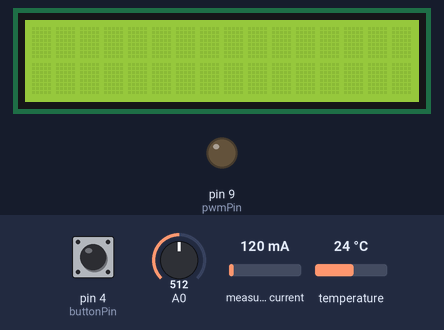
Simulated run of this sketch. Board: Arduino Uno, built with avr-gcc and run on an emulated ATmega328P. Shown: 16×2 character LCD, output pins drawn as LEDs (lit = HIGH). The test bench sets the inputs (shaded band); at power-on: pin 4 (buttonPin) HIGH, A0 = 512, measured current 120 mA, temperature 24 °C. What the sketch prints to the serial monitor is not drawn.

Above: at 1.2 s.
1.3 s: pin 4 (buttonPin) pulled LOW for 1.25 s
At 2.3 s:
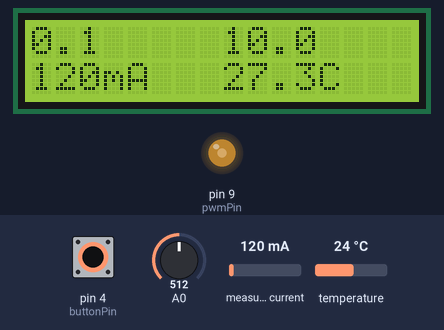
At 3.1 s:
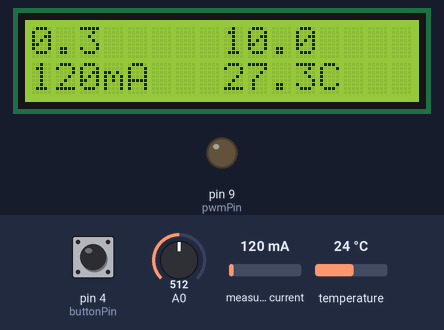
Timing chart, 0 to 4.6 s (numbered marks = the images above; inputs shaded):
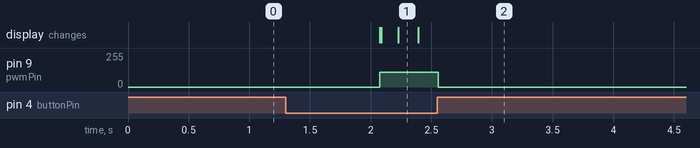

Measured:
- after the input at 1.3 s, pin 9 (pwmPin): 0/255 → 110/255 after 0.77 s, → 0/255 0.48 s later; the display: first changes after 0.77 s (image 1 shows a later state)

The sketch:

kanseikei.ino
```cpp
#include <Arduino_FreeRTOS.h>
#include <Wire.h>
#include <LiquidCrystal_I2C.h>
#include <Adafruit_INA219.h>
#include <DallasTemperature.h>
#include <OneWire.h>

Adafruit_INA219 ina219_A;
Adafruit_INA219 ina219_B(0x41);
Adafruit_INA219 ina219;              // INA219オブジェクトの生成(アドレス0x40)
LiquidCrystal_I2C lcd(0x27, 16, 2);  // Set the LCD address to 0x27 for a 16 chars and 2 line display
#define ONE_WIRE_BUS 10              // データ(黄)で使用するポート番号
#define SENSER_BIT 9                 // 精度の設定bit
OneWire oneWire(ONE_WIRE_BUS);
DallasTemperature sensors(&oneWire);  //                                                温度センサはここまでならいける

const int pwmPin = 9;     // PWM出力に使うピン番号
const int buttonPin = 4;  // デジタル3番ピンを指定 (ボタンピン)

unsigned long totalTime = 10000;  // <===================================================================== timeモードの時、この数値を変えて合計時間（ミリ秒）を設定(初期値10秒)
float beta = 5.0;
const int pwmStartValue = 110;  //電流が流れ始めるpwm値
const int pwmEndValue = 240;    //電流が流れがとまるpwm値
unsigned long startTime;
const int d = 100;

unsigned long currentMillis;

float v;
float m;

bool hasfull = false;  // フラグ変数を定義

float voltage = 0;
int integerPart = 0;
int fractionalPart = 0;
int vol_val;

float TempA;  //温度

int PCpwmValue;


void setup() {
  Serial.begin(115200);
  lcd.begin();                        // LCDの初期化
  pinMode(pwmPin, OUTPUT);            // PWMピンを出力モードに設定
  pinMode(buttonPin, INPUT_PULLUP);   // 3番ピンをプルアップ付きの入力ピンとして設定
  ina219.begin();                     // INA219との通信を開始(初期化)
  ina219.setCalibration_32V_1A();     // 測定レンジの設定
  sensors.setResolution(SENSER_BIT);  //Temp sensors
                                      // lcd.setCursor(6, 0);
                                      //  lcd.print("START");  //  lcd.print("START");
                                      // delay(2000);
  xTaskCreate(TaskJIKAN, "JIKAN", 256, NULL, 2, NULL);

  xTaskCreate(Taskprog, "prog", 256, NULL, 2, NULL);
}


void TaskJIKAN(void *pvParameters) {
  (void)pvParameters;
  vTaskDelay(2000 / portTICK_PERIOD_MS);

  startTime = millis();
  for (;;) {
    if (digitalRead(buttonPin) == 1) {
      analogWrite(pwmPin, 0);
      break;
    }

    currentMillis = millis() - startTime;  // ミリ秒単位で経過時間を取得
                                           //  Serial.println(currentMillis);
    if (currentMillis < totalTime + d) {
      integerPart = (currentMillis) / 1000;           // 整数部の秒
      fractionalPart = (currentMillis % 1000) / 100;  // 小数部の1桁（ミリ秒を100で割る）
      lcd.setCursor(0, 0);
      lcd.print(integerPart);
      lcd.print(".");
      lcd.print(fractionalPart);  // 小数部を1桁表示
      m = (float)totalTime / 1000;
      lcd.setCursor(8, 0);
      lcd.print(m, 1);
      lcd.print("    ");
    }
    if (currentMillis >= totalTime + d) {
      if (!hasfull) {
        lcd.setCursor(0, 0);
        lcd.print(m, 1);
        hasfull = true;  // 処理が終わったらフラグをtrueにする
      }
    }
    sensors.requestTemperatures();             // 温度取得要求
    TempA = sensors.getTempCByIndex(0) + 3.3;  //温度センサ1を値(0)に (黄)
    vTaskDelay(50 / portTICK_PERIOD_MS);       // 10msのディレイを追加
  }
}

void Taskprog(void *pvParameters) {
  (void)pvParameters;
  vTaskDelay(2000 / portTICK_PERIOD_MS);
  startTime = millis();
  for (;;) {
    if (digitalRead(buttonPin) == 1) {
      analogWrite(pwmPin, 0);
      break;
    }
    unsigned long currentTime = millis() - startTime;

    if (currentTime <= totalTime + d) {
      float T = (float)currentTime;

      // PWM 値を計算
      int pwmValue = pwmStartValue + (int)((pwmEndValue - pwmStartValue) * pow(T / totalTime, beta));

      // 計算された PWM 値を 9 番ピンに出力
      analogWrite(pwmPin, pwmValue);
      voltage = pwmValue * 0.0196;
      for (int i = 0; i < 2; i++) {
        Serial.print(currentTime / 1000.0);
        Serial.print("  ");
        Serial.print(vol_val);
        Serial.print("  ");
        Serial.print(v);
        Serial.print("  ");
        Serial.println(TempA);
        vTaskDelay(1 / portTICK_PERIOD_MS);
      }
    } else {
      analogWrite(pwmPin, pwmEndValue);  // 完了後、PWM ピンを最大値に設定
    }

    vol_val = ina219.getCurrent_mA();
    v = analogRead(A0) * (5.0 / 1023.0);

    if (vol_val < 10) {
      lcd.setCursor(4, 1);
      lcd.print("  ");
    }
    lcd.setCursor(0, 1);
    lcd.print(vol_val);
    lcd.print("mA");
    lcd.setCursor(8, 1);
    lcd.print(TempA, 1);
    lcd.print("C  ");

    vTaskDelay(100 / portTICK_PERIOD_MS);  // 10msのディレイを追加
  }
}


void loop() {
}
```
